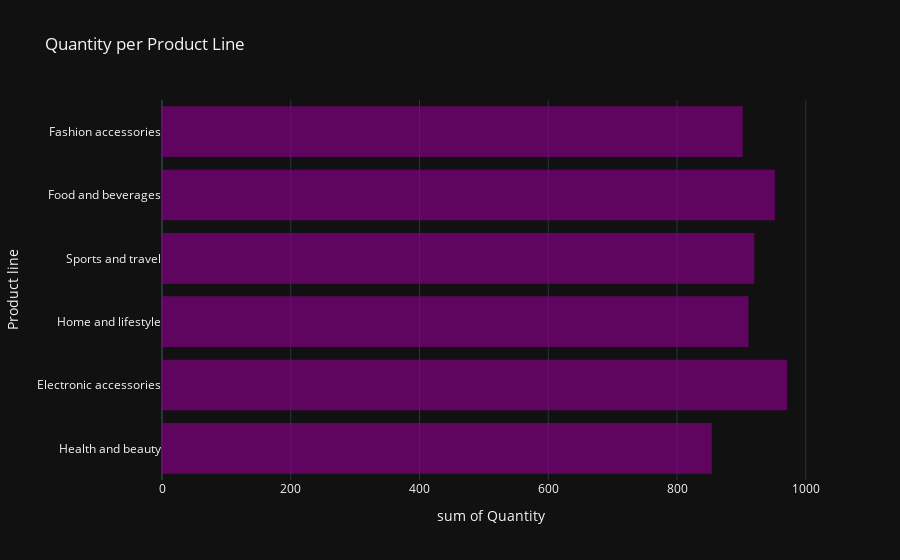

Source (notebook cell):
### Markdown cell above
Product Analysis

### Code cell
fig = px.histogram(market, x="Quantity",y='Product line',template='plotly_dark',opacity=0.7,color_discrete_sequence=['Purple'],title='Quantity per Product Line')
fig.show()

### Figure 1 — Plotly figure (JSON) as saved in the notebook; plotly's stock layout.template omitted (floating-point values rounded to 4 significant figures; data arrays with more than 128 entries replaced by an {"elided": "..."} marker saying what was removed)
{"data": [{"alignmentgroup": "True", "bingroup": "y", "histfunc": "sum", "hovertemplate": "sum of Quantity=%{x}<br>Product line=%{y}<extra></extra>", "legendgroup": "", "marker": {"color": "Purple", "opacity": 0.7, "pattern": {"shape": ""}}, "name": "", "offsetgroup": "", "orientation": "h", "showlegend": false, "type": "histogram", "x": {"elided": "1000 int values"}, "xaxis": "x", "y": {"elided": "1000 str values"}, "yaxis": "y"}], "layout": {"barmode": "relative", "legend": {"tracegroupgap": 0}, "title": {"text": "Quantity per Product Line"}, "xaxis": {"anchor": "y", "domain": [0, 1], "title": {"text": "sum of Quantity"}}, "yaxis": {"anchor": "x", "domain": [0, 1], "title": {"text": "Product line"}}}}
